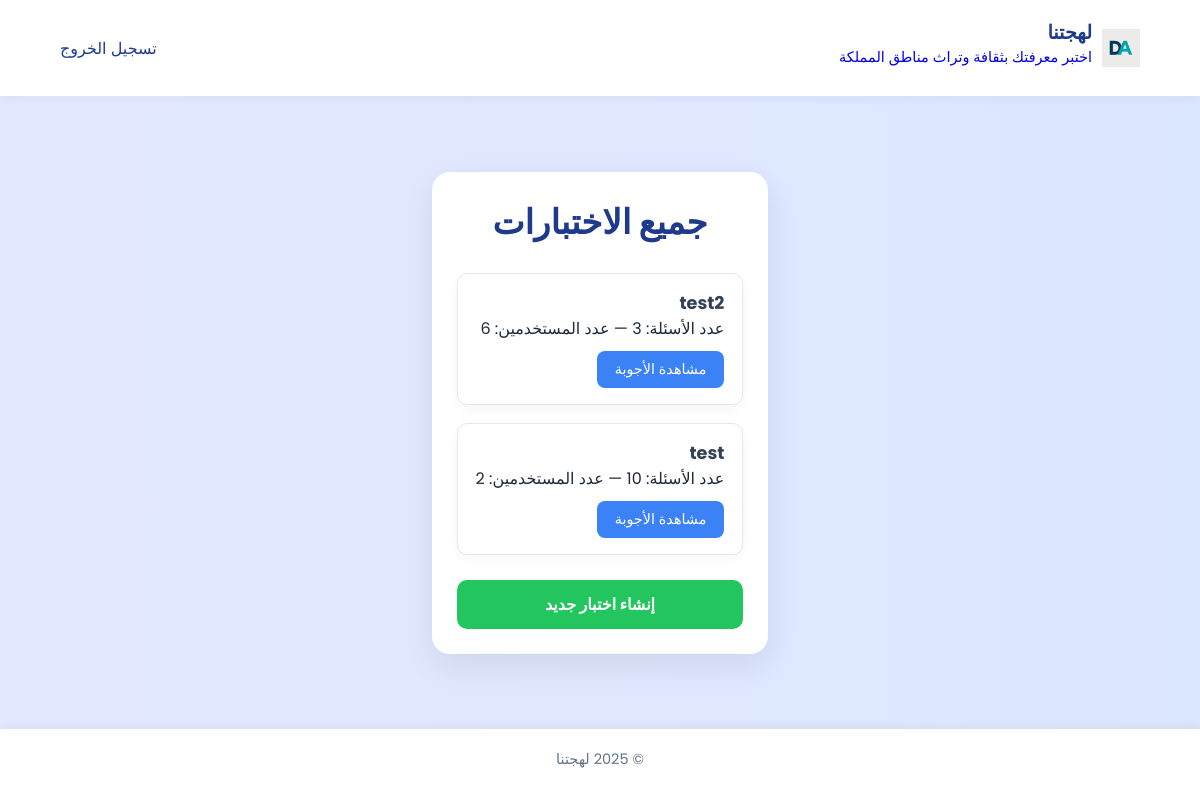
The app's page /admin_page.php with its own data.
### tables this page shows
CREATE TABLE `cards` (
  `id` int(11) NOT NULL,
  `number_of_users` int(11) DEFAULT NULL,
  `card_name` varchar(255) DEFAULT NULL,
  `number_of_question` int(11) DEFAULT NULL
);

### config2.php (called while the page is built, shortened)
<?php
function e($v) {
    return htmlspecialchars($v ?? '', ENT_QUOTES | ENT_SUBSTITUTE, 'UTF-8');
}
?>

### admin_page.php (the view, shortened to what this page needs)
<?php
require "config2.php";
$projects = $conn->query("SELECT * FROM cards ORDER BY id DESC");
?>
<!DOCTYPE html>
<html lang="ar" dir="rtl">
<head>
  <link rel="stylesheet" href="style.css">
</head>
<body>
<header class="navbar">
  <a href="index.html" class="logo" style="text-decoration:none;">
    <img src="Favicon.png" alt="logo">
    <div class="logo-text">
      <h1 class="site-title">لهجتنا</h1>
      <p class="site-tagline">اختبر معرفتك بثقافة وتراث مناطق المملكة</p>
    </div>
  </a>
  <nav>
    <a href="logout.php">تسجيل الخروج</a>
  </nav>
</header>
<main class="types-wrapper">
  <div class="admin-wrapper">
    <h2>جميع الاختبارات</h2>
    <div class="admin-cards-grid">
      <?php while($p = $projects->fetch_assoc()): ?>
        <div class="project-card">
          <strong><?= e($p['card_name']) ?></strong><br>
          عدد الأسئلة: <?= (int)$p['number_of_question'] ?> — عدد المستخدمين: <?= (int)$p['number_of_users'] ?>
          <br>
          <a class="view-btn" href="admin_project_answers.php?id=<?= (int)$p['id'] ?>">مشاهدة الأجوبة</a>
        </div>
      <?php endwhile; ?>
    </div>
    <a href="create_project.php" class="create-btn"> إنشاء اختبار جديد</a>
  </div>
</main>
<footer>
  <p>© 2025 لهجتنا</p>
</footer>
</body>
</html>

### style.css (style rules this page uses)
* { margin: 0; padding: 0; box-sizing: border-box; font-family: 'Poppins', sans-serif; }
body { background: linear-gradient(to right, #e3e8ff, #dbe7ff); display: flex; flex-direction: column; min-height: 100vh; color: #1e293b; }
h2 { font-size: 34px; text-align: center; margin-bottom: 20px; }
footer { background: white; text-align: center; padding: 12px; font-size: 0.9rem; color: #64748b; box-shadow: 0 -2px 10px rgba(0,0,0,0.05); }
p { font-size: 14.5px; text-align: center; margin-bottom: 10px; }
.navbar { display: flex; justify-content: space-between; align-items: center; padding: 18px 60px; background: white; box-shadow: 0 2px 10px rgba(0,0,0,0.05); }
.logo { display: flex; align-items: center; gap: 10px; }
.logo img { width: 38px; height: 38px; }
.logo h1 { font-size: 1.2rem; font-weight: 700; color: #1e3a8a; }
nav { display: flex; align-items: center; gap: 25px; }
nav a { color: #1e3a8a; text-decoration: none; margin-left: 25px; font-weight: 500; transition: 0.3s; margin: 0 !important; }
footer { background: white; text-align: center; padding: 20px; font-size: 0.9rem; color: #64748b; box-shadow: 0 -2px 10px rgba(0,0,0,0.05); }
.types-wrapper { flex: 1; display: flex; justify-content: center; align-items: center; padding: 20px; }
.admin-wrapper { max-width: 1100px; margin: 40px auto; background: #fff; border-radius: 18px; box-shadow: 0 12px 32px rgba(0,0,0,0.08); padding: 25px; }
.admin-wrapper h2 { text-align: center; margin-bottom: 25px; color: #1e3a8a; }
.admin-cards-grid { display: grid; grid-template-columns: repeat(auto-fit, minmax(260px, 1fr)); gap: 18px; direction: rtl; }
.project-card { padding: 16px 18px; border: 1px solid #e5e7eb; background: #ffffff; border-radius: 10px; box-shadow: 0 4px 12px rgba(0,0,0,0.04); transition: .2s ease; }
.project-card strong { font-size: 1.1em; color: #334155; }
.view-btn { display: inline-block; margin-top: 10px; background: #3b82f6; color: #fff; padding: 8px 18px; border-radius: 8px; font-size: .9rem; text-decoration: none; transition: .2s ease; }
.create-btn { display: block; width: 100%; text-align: center; margin-top: 25px; background: #22c55e; color: #fff; padding: 12px; font-size: 1rem; font-weight: bold; border-radius: 10px; text-decoration: none; transition: .3s ease; }

### records on screen
cards: card_name "test2", number_of_users "6"
cards: card_name "test", number_of_users "2"
